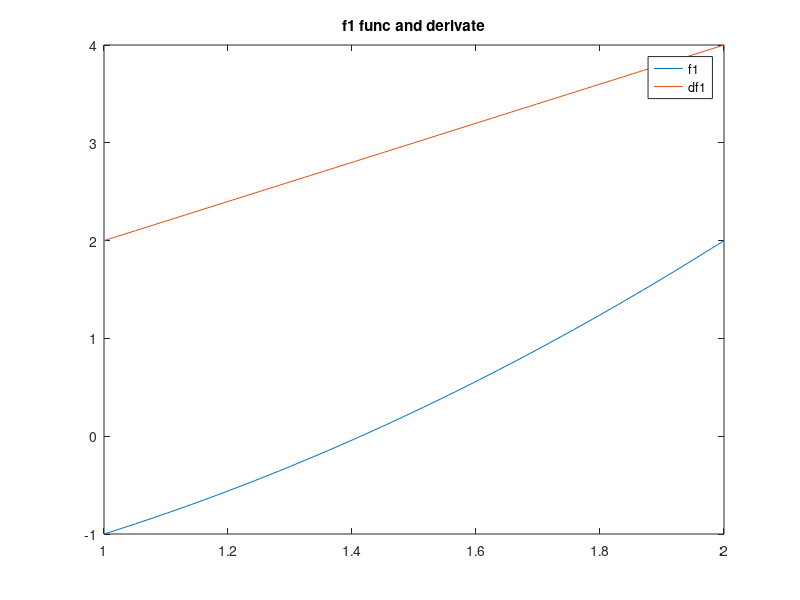
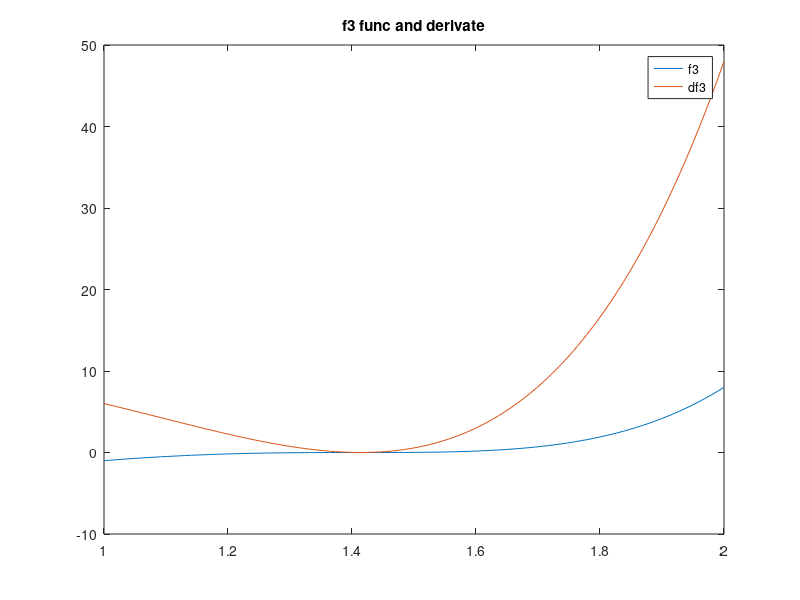
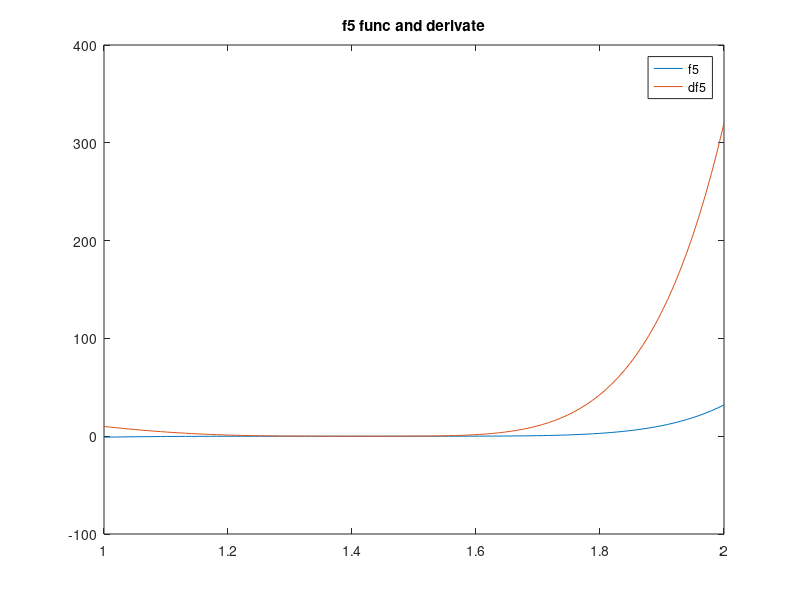

Recreate these plots in MATLAB, in order. (Note: this script raises an error after producing the figures.)
clear all
f1 = @(x)((x.^2)-2);
f2 = @(x)((x.^2)-2).^3;
f3 = @(x)((x.^2)-2).^5;

df1 = @(x)(2.*x);
df2 = @(x)(3.*((x.^2)-2).^2).*(2.*x);
df3 = @(x)(5.*((x.^2)-2).^4).*(2.*x);

x = linspace(1, 2, 100);

figure(1)
plot(x, f1(x))
hold on
plot(x, df1(x))
hold off
title("f1 func and derivate")
legend("f1", "df1")

figure(2)
plot(x, f2(x))
hold on
plot(x, df2(x))
hold off
title("f3 func and derivate")
legend("f3", "df3")

figure(3)
plot(x, f3(x))
hold on
plot(x, df3(x))
hold off
title("f5 func and derivate")
legend("f5", "df5")

[zero, res, iterates, flag] = Newton(f1, df1, 2, 10e-8, 100, "s");
[zero2, res2, iterates2, flag2] = Newton(f2, df2, 2, 10e-8, 100, "s");
[zero3, res3, iterates3, flag3] = Newton(f3, df3, 2, 10e-8, 100, "s");


figure(4)
semilogy(abs(f1(iterates(1, :))), "Color", 'b')%modulo dei residui
hold on
semilogy(abs(f2(iterates2(1, :))), "Color", 'g')
semilogy(abs(f3(iterates3(1, :))), "Color", 'r')

semilogy([1+10e-8, abs(iterates(1, 1:end-1)-iterates(1, 2:end))], "Color", 'b', "LineStyle","-.")%modulo dello scarto TODO
semilogy([1+10e-8, abs(iterates2(1, 1:end-1)-iterates2(1, 2:end))], "Color", 'g', "LineStyle","-.")
semilogy([1+10e-8, abs(iterates3(1, 1:end-1)-iterates3(1, 2:end))], "Color", 'r', "LineStyle","-.")

semilogy(abs(sqrt(2)-iterates(1, :)), "Color", 'b', "LineStyle","--") %errore tra zero calcolato e zero al passo n
semilogy(abs(sqrt(2)-iterates2(1, :)), "Color", 'g', "LineStyle","--")
semilogy(abs(sqrt(2)-iterates3(1, :)), "Color", 'r', "LineStyle","--")

legend("residui f1", "residui f3", "residui f5", "scarto f1", "scarto f3", "scarto f5", "errore f1", "errore f3", "errore f5")

hold off

